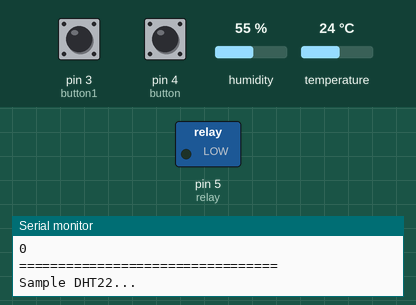
Recording of a sketch running on a simulated Arduino Uno, built with avr-gcc and run on an emulated ATmega328P. Parts: switched loads named in the sketch (green lamp = pin HIGH), the last lines printed to the serial monitor. Inputs (shaded band) come from the test bench; at power-on: temperature 24 °C, pin 3 (button1) LOW, pin 4 (button) LOW, humidity 55 %.

Above: at 1.2 s.
1.3 s: temperature set to 29.1 °C
2.8 s: temperature set to 30.4 °C
At 3.9 s:
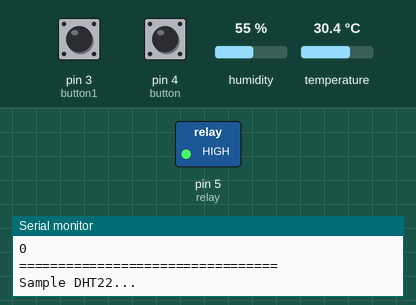
4.3 s: temperature set to 12 °C
At 5.5 s:
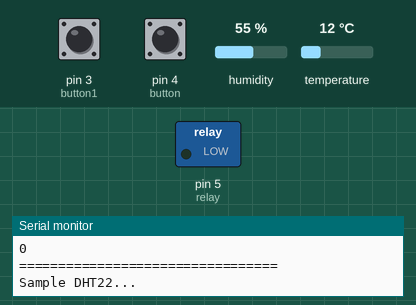
5.8 s: temperature set to 33 °C
At 6.1 s:
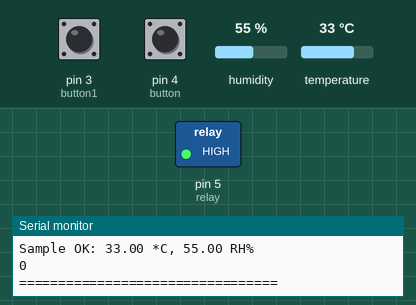
Timing chart, 0 to 8.3 s (numbered marks = the images above; inputs shaded):
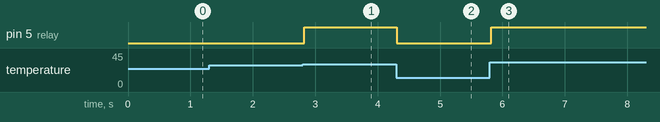

The sketch:

DAY3.ino
```cpp
#include <SimpleDHT.h>
#define relay 5
#define button1 3
#define button 4
int buttonState1 =0;
int buttonState =0;
int temp_max =30;
//int a;

// for DHT22,
//      VCC: 5V or 3V
//      GND: GND
//      DATA: 2
int pinDHT22 = 2;
SimpleDHT22 dht22(pinDHT22);

void setup() {
  Serial.begin(115200);
  pinMode(relay,OUTPUT);
  pinMode(button,INPUT);
  pinMode(button1,INPUT);
}

void loop() {

  // start working...
   Serial.println("=================================");
   Serial.println("Sample DHT22...");

  // read without samples.
  // @remark We use read2 to get a float data, such as 10.1*C
  //    if user doesn't care about the accurate data, use read to get a byte data, such as 10*C.
  float temperature = 0;
  float humidity = 0;
  int err = SimpleDHTErrSuccess;
  if ((err = dht22.read2(&temperature,&humidity,NULL)) != SimpleDHTErrSuccess) {
    Serial.print("Read DHT22 failed, err="); Serial.println(err);
    delay(2000);
    return;
  }
  // DHT22 sampling rate is 0.5HZ.
   Serial.print("Sample OK: ");
  Serial.print((float)temperature); Serial.print(" *C, ");
  Serial.print((float)humidity); Serial.println(" RH%");
  //delay(2500);

      {  if((int)temperature>=temp_max)
        {
         //  poweroff relay();
         digitalWrite(relay,HIGH);
         }
       else
       {
        // poweron relay();
         digitalWrite(relay,LOW);
       }


           buttonState=digitalRead(button);
           buttonState1=digitalRead(button1);
           if(buttonState==HIGH)
          {
            temp_max++;
           }
              while(digitalRead(button==HIGH))
           {
             delay(100);
           }
                if(buttonState1==HIGH)
              {
               temp_max--;
              }
              while(digitalRead(button1==HIGH))
             {
              delay(100);
             }
                 Serial.println(buttonState);

}}
```

Measured:
- the behaviour switches between 29.9 and 30 °C on temperature (found by bisection; images 0 and 1)
- after the input at 2.8 s, pin 5 (relay): LOW → HIGH at once
- after the input at 4.3 s, pin 5 (relay): HIGH → LOW at once
- after the input at 5.8 s, pin 5 (relay): LOW → HIGH at once
